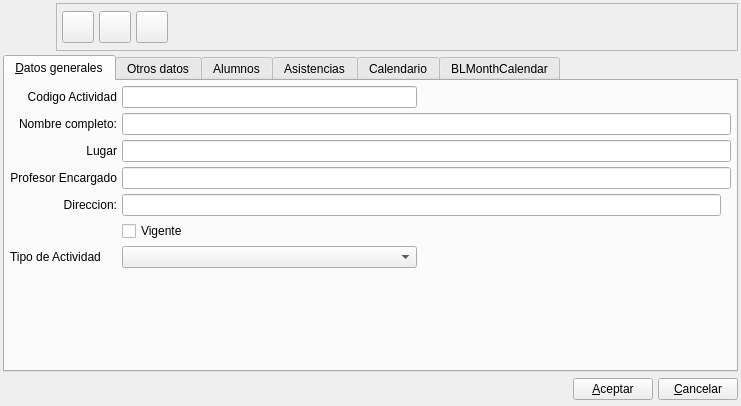
<ui version="4.0" >
 <author>Alvaro de Miguel</author>
 <class>ActividadBase</class>
 <widget class="QWidget" name="ActividadBase" >
  <property name="geometry" >
   <rect>
    <x>0</x>
    <y>0</y>
    <width>741</width>
    <height>406</height>
   </rect>
  </property>
  <property name="minimumSize" >
   <size>
    <width>500</width>
    <height>150</height>
   </size>
  </property>
  <property name="windowTitle" >
   <string>Nueva Actividad</string>
  </property>
  <property name="windowIcon" >
   <iconset resource="../pluginprofesor/gestionaula.qrc" >
    <normaloff>:/ImgGestionAula/icons/actividad.svg</normaloff>:/ImgGestionAula/icons/actividad.svg</iconset>
  </property>
  <layout class="QVBoxLayout" name="verticalLayout" >
   <item>
    <layout class="QHBoxLayout" >
     <property name="spacing" >
      <number>5</number>
     </property>
     <property name="margin" >
      <number>0</number>
     </property>
     <item>
      <widget class="QLabel" name="label" >
       <property name="minimumSize" >
        <size>
         <width>48</width>
         <height>48</height>
        </size>
       </property>
       <property name="maximumSize" >
        <size>
         <width>48</width>
         <height>48</height>
        </size>
       </property>
       <property name="text" >
        <string/>
       </property>
       <property name="pixmap" >
        <pixmap resource="../pluginprofesor/gestionaula.qrc" >:/ImgGestionAula/icons/actividad.svg</pixmap>
       </property>
       <property name="scaledContents" >
        <bool>true</bool>
       </property>
      </widget>
     </item>
     <item>
      <widget class="QFrame" name="frame" >
       <property name="frameShape" >
        <enum>QFrame::StyledPanel</enum>
       </property>
       <property name="frameShadow" >
        <enum>QFrame::Raised</enum>
       </property>
       <layout class="QHBoxLayout" >
        <property name="spacing" >
         <number>5</number>
        </property>
        <property name="margin" >
         <number>5</number>
        </property>
        <item>
         <widget class="QToolButton" name="mui_guardar" >
          <property name="minimumSize" >
           <size>
            <width>32</width>
            <height>32</height>
           </size>
          </property>
          <property name="maximumSize" >
           <size>
            <width>32</width>
            <height>32</height>
           </size>
          </property>
          <property name="toolTip" >
           <string>Guardar cobro</string>
          </property>
          <property name="whatsThis" >
           <string>Guardar cobro</string>
          </property>
          <property name="text" >
           <string/>
          </property>
          <property name="icon" >
           <iconset resource="../../../bulmages.qrc" >
            <normaloff>:/Images/edit-save.svg</normaloff>:/Images/edit-save.svg</iconset>
          </property>
          <property name="iconSize" >
           <size>
            <width>32</width>
            <height>32</height>
           </size>
          </property>
          <property name="shortcut" >
           <string>Ctrl+S</string>
          </property>
         </widget>
        </item>
        <item>
         <widget class="QToolButton" name="mui_borrar" >
          <property name="minimumSize" >
           <size>
            <width>32</width>
            <height>32</height>
           </size>
          </property>
          <property name="maximumSize" >
           <size>
            <width>32</width>
            <height>32</height>
           </size>
          </property>
          <property name="toolTip" >
           <string>Borrar cobro</string>
          </property>
          <property name="whatsThis" >
           <string>Borrar cobro</string>
          </property>
          <property name="text" >
           <string/>
          </property>
          <property name="icon" >
           <iconset resource="../../../bulmages.qrc" >
            <normaloff>:/Images/edit-delete.svg</normaloff>:/Images/edit-delete.svg</iconset>
          </property>
          <property name="iconSize" >
           <size>
            <width>32</width>
            <height>32</height>
           </size>
          </property>
          <property name="shortcut" >
           <string>Ctrl+D</string>
          </property>
         </widget>
        </item>
        <item>
         <widget class="QToolButton" name="mui_imprimir" >
          <property name="minimumSize" >
           <size>
            <width>32</width>
            <height>32</height>
           </size>
          </property>
          <property name="maximumSize" >
           <size>
            <width>32</width>
            <height>32</height>
           </size>
          </property>
          <property name="toolTip" >
           <string>Borrar cobro</string>
          </property>
          <property name="whatsThis" >
           <string>Borrar cobro</string>
          </property>
          <property name="text" >
           <string/>
          </property>
          <property name="icon" >
           <iconset resource="../../../bulmages.qrc" >
            <normaloff>:/Images/document-print.svg</normaloff>:/Images/document-print.svg</iconset>
          </property>
          <property name="iconSize" >
           <size>
            <width>32</width>
            <height>32</height>
           </size>
          </property>
          <property name="shortcut" >
           <string>Ctrl+I</string>
          </property>
         </widget>
        </item>
        <item>
         <spacer>
          <property name="orientation" >
           <enum>Qt::Horizontal</enum>
          </property>
          <property name="sizeType" >
           <enum>QSizePolicy::Expanding</enum>
          </property>
          <property name="sizeHint" stdset="0" >
           <size>
            <width>41</width>
            <height>34</height>
           </size>
          </property>
         </spacer>
        </item>
       </layout>
      </widget>
     </item>
    </layout>
   </item>
   <item>
    <widget class="QTabWidget" name="mui_tab" >
     <property name="enabled" >
      <bool>true</bool>
     </property>
     <property name="currentIndex" >
      <number>0</number>
     </property>
     <widget class="QWidget" name="Tab1" >
      <property name="geometry" >
       <rect>
        <x>0</x>
        <y>0</y>
        <width>719</width>
        <height>264</height>
       </rect>
      </property>
      <attribute name="title" >
       <string>&amp;Datos generales</string>
      </attribute>
      <layout class="QGridLayout" name="_2" >
       <property name="margin" >
        <number>5</number>
       </property>
       <property name="spacing" >
        <number>5</number>
       </property>
       <item row="0" column="0" >
        <widget class="QLabel" name="textLabel2_5" >
         <property name="text" >
          <string>Codigo Actividad</string>
         </property>
         <property name="alignment" >
          <set>Qt::AlignRight|Qt::AlignTrailing|Qt::AlignVCenter</set>
         </property>
         <property name="buddy" >
          <cstring>mui_codigoactividad</cstring>
         </property>
        </widget>
       </item>
       <item row="0" column="1" >
        <widget class="QLineEdit" name="mui_codigoactividad" >
         <property name="maxLength" >
          <number>200</number>
         </property>
        </widget>
       </item>
       <item row="0" column="2" >
        <spacer>
         <property name="orientation" >
          <enum>Qt::Horizontal</enum>
         </property>
         <property name="sizeHint" stdset="0" >
          <size>
           <width>40</width>
           <height>20</height>
          </size>
         </property>
        </spacer>
       </item>
       <item row="1" column="0" >
        <widget class="QLabel" name="textLabel2_2" >
         <property name="text" >
          <string>Nombre completo:</string>
         </property>
         <property name="alignment" >
          <set>Qt::AlignRight|Qt::AlignTrailing|Qt::AlignVCenter</set>
         </property>
         <property name="buddy" >
          <cstring>mui_nombreactividad</cstring>
         </property>
        </widget>
       </item>
       <item row="1" column="1" colspan="5" >
        <widget class="QLineEdit" name="mui_nombreactividad" >
         <property name="maxLength" >
          <number>100</number>
         </property>
        </widget>
       </item>
       <item row="2" column="0" >
        <widget class="QLabel" name="textLabel2_2_2" >
         <property name="text" >
          <string>Lugar</string>
         </property>
         <property name="alignment" >
          <set>Qt::AlignRight|Qt::AlignTrailing|Qt::AlignVCenter</set>
         </property>
         <property name="buddy" >
          <cstring>mui_corpcliente</cstring>
         </property>
        </widget>
       </item>
       <item row="2" column="1" colspan="5" >
        <widget class="QLineEdit" name="mui_corpcliente" >
         <property name="maxLength" >
          <number>200</number>
         </property>
        </widget>
       </item>
       <item row="3" column="0" >
        <widget class="QLabel" name="textLabel2_4" >
         <property name="text" >
          <string>Profesor Encargado</string>
         </property>
         <property name="alignment" >
          <set>Qt::AlignRight|Qt::AlignTrailing|Qt::AlignVCenter</set>
         </property>
         <property name="buddy" >
          <cstring>mui_nomaltcliente</cstring>
         </property>
        </widget>
       </item>
       <item row="3" column="1" colspan="5" >
        <widget class="QLineEdit" name="mui_nomaltcliente" >
         <property name="maxLength" >
          <number>300</number>
         </property>
        </widget>
       </item>
       <item row="4" column="0" >
        <widget class="QLabel" name="textLabel2_6" >
         <property name="text" >
          <string>Direccion:</string>
         </property>
         <property name="alignment" >
          <set>Qt::AlignRight|Qt::AlignTrailing|Qt::AlignVCenter</set>
         </property>
         <property name="buddy" >
          <cstring>mui_dircliente</cstring>
         </property>
        </widget>
       </item>
       <item row="4" column="1" colspan="3" >
        <widget class="QLineEdit" name="mui_dircliente" >
         <property name="maxLength" >
          <number>100</number>
         </property>
        </widget>
       </item>
       <item row="8" column="1" >
        <spacer>
         <property name="orientation" >
          <enum>Qt::Vertical</enum>
         </property>
         <property name="sizeHint" stdset="0" >
          <size>
           <width>20</width>
           <height>40</height>
          </size>
         </property>
        </spacer>
       </item>
       <item row="7" column="1" colspan="2" >
        <widget class="Busqueda" native="1" name="mui_idprofesor" >
         <property name="sizePolicy" >
          <sizepolicy vsizetype="Fixed" hsizetype="Expanding" >
           <horstretch>0</horstretch>
           <verstretch>0</verstretch>
          </sizepolicy>
         </property>
         <property name="minimumSize" >
          <size>
           <width>150</width>
           <height>100</height>
          </size>
         </property>
        </widget>
       </item>
       <item row="5" column="1" >
        <widget class="QCheckBox" name="mui_recargoeqcliente" >
         <property name="text" >
          <string>Vigente</string>
         </property>
        </widget>
       </item>
       <item row="6" column="1" >
        <widget class="QComboBox" name="mui_idtipo_actividad" />
       </item>
       <item row="6" column="0" >
        <widget class="QLabel" name="label_2" >
         <property name="text" >
          <string>Tipo de Actividad</string>
         </property>
        </widget>
       </item>
      </layout>
     </widget>
     <widget class="QWidget" name="tabOtros" >
      <property name="geometry" >
       <rect>
        <x>0</x>
        <y>0</y>
        <width>719</width>
        <height>264</height>
       </rect>
      </property>
      <attribute name="title" >
       <string>Otros datos</string>
      </attribute>
      <layout class="QGridLayout" name="_3" >
       <property name="margin" >
        <number>5</number>
       </property>
       <property name="spacing" >
        <number>5</number>
       </property>
       <item row="0" column="0" colspan="3" >
        <widget class="QFrame" name="m_frameplugin" >
         <property name="frameShape" >
          <enum>QFrame::StyledPanel</enum>
         </property>
         <property name="frameShadow" >
          <enum>QFrame::Raised</enum>
         </property>
        </widget>
       </item>
       <item row="1" column="0" colspan="2" >
        <widget class="QLabel" name="textLabel2_4_2_2" >
         <property name="text" >
          <string>Comentarios:</string>
         </property>
         <property name="buddy" >
          <cstring>mui_comentcliente</cstring>
         </property>
        </widget>
       </item>
       <item row="2" column="0" colspan="3" >
        <widget class="QTextEdit" name="mui_comentcliente" >
         <property name="sizePolicy" >
          <sizepolicy vsizetype="Expanding" hsizetype="Expanding" >
           <horstretch>0</horstretch>
           <verstretch>0</verstretch>
          </sizepolicy>
         </property>
         <property name="tabChangesFocus" >
          <bool>true</bool>
         </property>
        </widget>
       </item>
      </layout>
     </widget>
     <widget class="QWidget" name="tab_3" >
      <property name="geometry" >
       <rect>
        <x>0</x>
        <y>0</y>
        <width>719</width>
        <height>264</height>
       </rect>
      </property>
      <attribute name="title" >
       <string>Alumnos</string>
      </attribute>
      <layout class="QGridLayout" name="gridLayout_3" >
       <item row="0" column="0" >
        <widget class="QTableWidget" name="tableWidget" >
         <column>
          <property name="text" >
           <string>Alumno</string>
          </property>
         </column>
         <column>
          <property name="text" >
           <string>Fecha inscripcion</string>
          </property>
         </column>
        </widget>
       </item>
      </layout>
     </widget>
     <widget class="QWidget" name="tab_4" >
      <property name="geometry" >
       <rect>
        <x>0</x>
        <y>0</y>
        <width>719</width>
        <height>264</height>
       </rect>
      </property>
      <attribute name="title" >
       <string>Asistencias</string>
      </attribute>
      <layout class="QGridLayout" name="gridLayout_4" >
       <item row="0" column="0" >
        <widget class="QTableWidget" name="tableWidget_2" />
       </item>
      </layout>
     </widget>
     <widget class="QWidget" name="tab" >
      <property name="geometry" >
       <rect>
        <x>0</x>
        <y>0</y>
        <width>719</width>
        <height>264</height>
       </rect>
      </property>
      <attribute name="title" >
       <string>Calendario</string>
      </attribute>
      <layout class="QGridLayout" name="gridLayout" >
       <item row="0" column="0" >
        <widget class="QCalendarWidget" name="calendarWidget" />
       </item>
      </layout>
     </widget>
     <widget class="QWidget" name="tab_2" >
      <property name="geometry" >
       <rect>
        <x>0</x>
        <y>0</y>
        <width>719</width>
        <height>264</height>
       </rect>
      </property>
      <attribute name="title" >
       <string>BLMonthCalendar</string>
      </attribute>
      <layout class="QGridLayout" name="gridLayout_2" >
       <item row="0" column="0" >
        <widget class="BLMonthCalendar" native="1" name="widget" />
       </item>
      </layout>
     </widget>
    </widget>
   </item>
   <item>
    <layout class="QHBoxLayout" >
     <property name="spacing" >
      <number>5</number>
     </property>
     <property name="margin" >
      <number>0</number>
     </property>
     <item>
      <spacer>
       <property name="orientation" >
        <enum>Qt::Horizontal</enum>
       </property>
       <property name="sizeType" >
        <enum>QSizePolicy::Expanding</enum>
       </property>
       <property name="sizeHint" stdset="0" >
        <size>
         <width>201</width>
         <height>27</height>
        </size>
       </property>
      </spacer>
     </item>
     <item>
      <widget class="QPushButton" name="mui_aceptar" >
       <property name="text" >
        <string>&amp;Aceptar</string>
       </property>
      </widget>
     </item>
     <item>
      <widget class="QPushButton" name="mui_cancelar" >
       <property name="text" >
        <string>&amp;Cancelar</string>
       </property>
      </widget>
     </item>
    </layout>
   </item>
  </layout>
 </widget>
 <layoutdefault spacing="4" margin="3" />
 <customwidgets>
  <customwidget>
   <class>BLMonthCalendar</class>
   <extends>QWidget</extends>
   <header>blmonthcalendar.h</header>
   <container>1</container>
  </customwidget>
  <customwidget>
   <class>Busqueda</class>
   <extends>QWidget</extends>
   <header>busqueda.h</header>
   <container>1</container>
  </customwidget>
 </customwidgets>
 <resources>
  <include location="../../../bulmages.qrc" />
  <include location="../pluginprofesor/gestionaula.qrc" />
 </resources>
 <connections/>
</ui>
